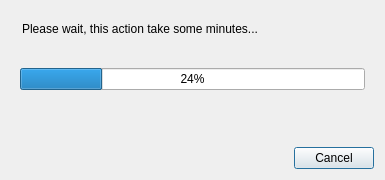
<?xml version="1.0" encoding="UTF-8"?>
<ui version="4.0">
 <class>DRFXProgressDialog</class>
 <widget class="QDialog" name="DRFXProgressDialog">
  <property name="geometry">
   <rect>
    <x>0</x>
    <y>0</y>
    <width>385</width>
    <height>180</height>
   </rect>
  </property>
  <property name="windowTitle">
   <string>Dialog</string>
  </property>
  <layout class="QVBoxLayout" name="verticalLayout_3">
   <item>
    <widget class="QWidget" name="widget" native="true">
     <property name="sizePolicy">
      <sizepolicy hsizetype="Expanding" vsizetype="Expanding">
       <horstretch>0</horstretch>
       <verstretch>0</verstretch>
      </sizepolicy>
     </property>
     <layout class="QVBoxLayout" name="verticalLayout">
      <item>
       <widget class="QLabel" name="label">
        <property name="sizePolicy">
         <sizepolicy hsizetype="Expanding" vsizetype="Expanding">
          <horstretch>0</horstretch>
          <verstretch>0</verstretch>
         </sizepolicy>
        </property>
        <property name="text">
         <string>Please wait, this action take some minutes...</string>
        </property>
        <property name="alignment">
         <set>Qt::AlignLeading|Qt::AlignLeft|Qt::AlignTop</set>
        </property>
        <property name="wordWrap">
         <bool>true</bool>
        </property>
        <property name="margin">
         <number>2</number>
        </property>
        <property name="indent">
         <number>2</number>
        </property>
       </widget>
      </item>
     </layout>
    </widget>
   </item>
   <item>
    <widget class="QWidget" name="widget_2" native="true">
     <property name="sizePolicy">
      <sizepolicy hsizetype="Expanding" vsizetype="Minimum">
       <horstretch>0</horstretch>
       <verstretch>0</verstretch>
      </sizepolicy>
     </property>
     <layout class="QVBoxLayout" name="verticalLayout_2">
      <property name="spacing">
       <number>12</number>
      </property>
      <property name="topMargin">
       <number>0</number>
      </property>
      <property name="bottomMargin">
       <number>0</number>
      </property>
      <item>
       <widget class="QProgressBar" name="progressBar">
        <property name="value">
         <number>24</number>
        </property>
       </widget>
      </item>
     </layout>
    </widget>
   </item>
   <item>
    <spacer name="verticalSpacer">
     <property name="orientation">
      <enum>Qt::Vertical</enum>
     </property>
     <property name="sizeHint" stdset="0">
      <size>
       <width>20</width>
       <height>27</height>
      </size>
     </property>
    </spacer>
   </item>
   <item>
    <widget class="QDialogButtonBox" name="buttonBox">
     <property name="orientation">
      <enum>Qt::Horizontal</enum>
     </property>
     <property name="standardButtons">
      <set>QDialogButtonBox::Cancel</set>
     </property>
    </widget>
   </item>
  </layout>
 </widget>
 <resources/>
 <connections>
  <connection>
   <sender>buttonBox</sender>
   <signal>accepted()</signal>
   <receiver>DRFXProgressDialog</receiver>
   <slot>accept()</slot>
   <hints>
    <hint type="sourcelabel">
     <x>248</x>
     <y>254</y>
    </hint>
    <hint type="destinationlabel">
     <x>157</x>
     <y>274</y>
    </hint>
   </hints>
  </connection>
  <connection>
   <sender>buttonBox</sender>
   <signal>rejected()</signal>
   <receiver>DRFXProgressDialog</receiver>
   <slot>reject()</slot>
   <hints>
    <hint type="sourcelabel">
     <x>316</x>
     <y>260</y>
    </hint>
    <hint type="destinationlabel">
     <x>286</x>
     <y>274</y>
    </hint>
   </hints>
  </connection>
 </connections>
</ui>
